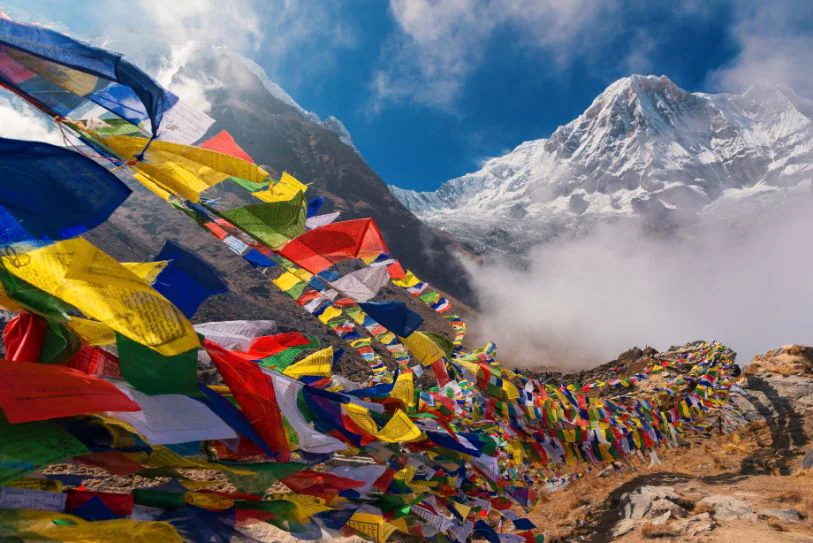
#> input picture Day23/nepal.webp, 813 x 543 px
$ python guassianblur.py
#> lines starting #> are read from the running program, lines starting #| are printed output that depends on the picture
import cv2
orignal_image = cv2.imread("nepal.webp")
#> orignal_image is the input picture: shape (543, 813, 3); mean B, G, R 109.1, 108.9, 114.8
image = cv2.resize(orignal_image, None, fx=0.5, fy=0.5)
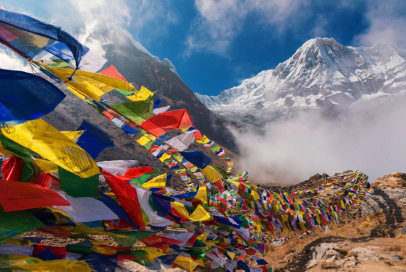
#> image: shape (272, 406, 3); mean B, G, R 109.1, 109, 114.9
blur_img= cv2.GaussianBlur(image,(7,7),3)
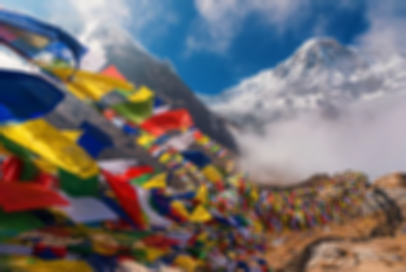
#> blur_img: shape (272, 406, 3); mean B, G, R 109.1, 109, 114.9

cv2.imshow("Orignal Image",image)
cv2.imshow("Blurred Image",blur_img)
cv2.imwrite("guassianblur_nepal.jpg",blur_img)
cv2.waitKey(0)
cv2.destroyAllWindows()

$ run again, with Day23/lowquality.jpg saved as Day23/nepal.webp
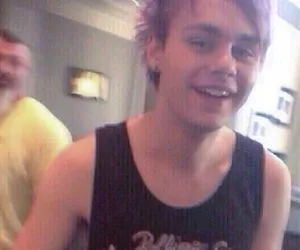
#> input picture Day23/lowquality.jpg, 300 x 250 px
#> orignal_image is the input picture: shape (250, 300, 3); mean B, G, R 126.6, 123.9, 150.7
#> `blur_img= cv2.GaussianBlur(image,(7,7),3)`:
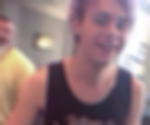
#> blur_img: shape (125, 150, 3); mean B, G, R 126.8, 124, 150.8

$ run again, with Day23/pokhara.jpg saved as Day23/nepal.webp
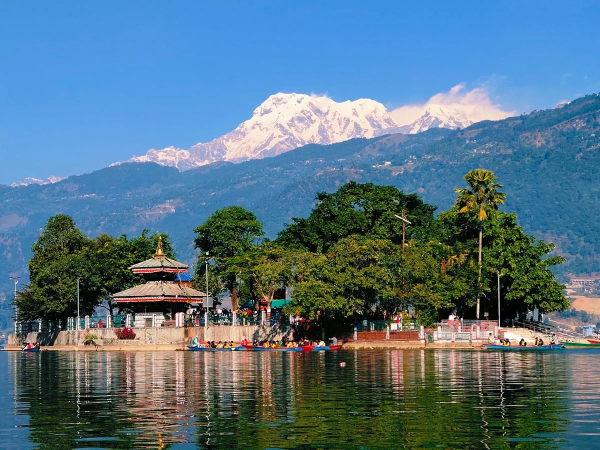
#> input picture Day23/pokhara.jpg, 1200 x 900 px (shown at 1/2 size)
#> orignal_image is the input picture: shape (900, 1200, 3); mean B, G, R 131.6, 115, 85.2
#> `image = cv2.resize(orignal_image, None, fx=0.5, fy=0.5)`:
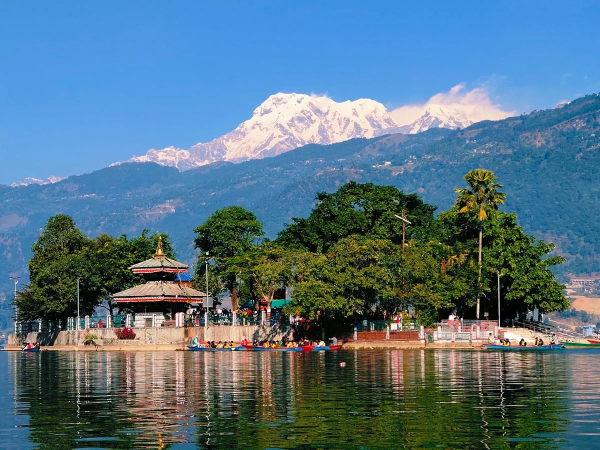
#> image: shape (450, 600, 3); mean B, G, R 131.7, 115.1, 85.3
#> `blur_img= cv2.GaussianBlur(image,(7,7),3)`:
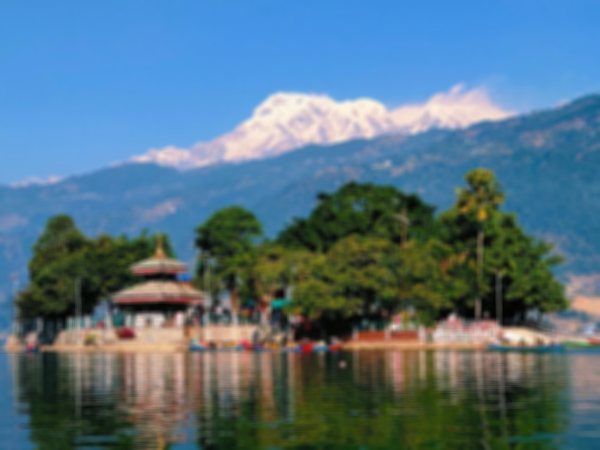
#> blur_img: shape (450, 600, 3); mean B, G, R 131.7, 115.1, 85.3
